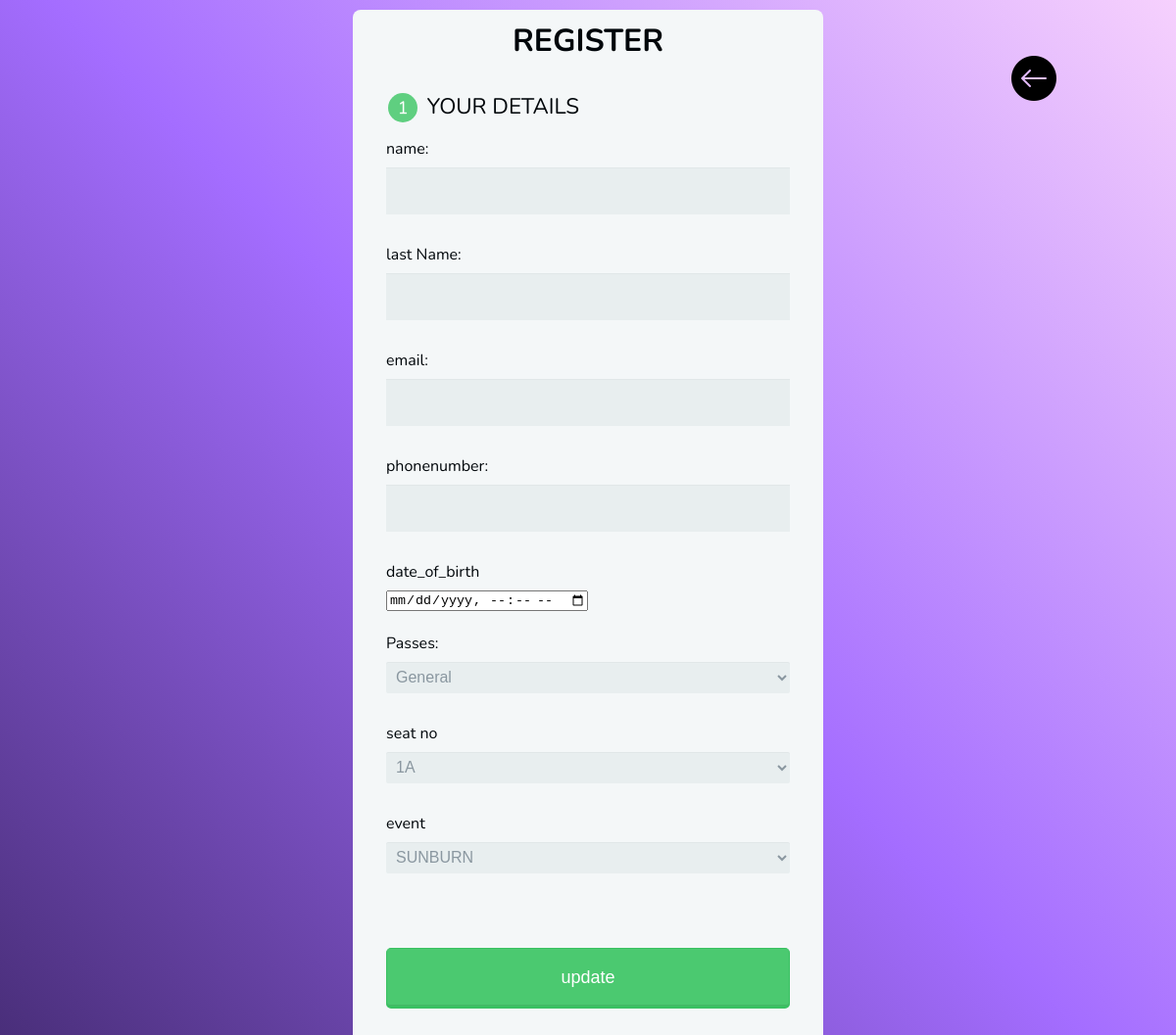
The app's page /update/6, older data.
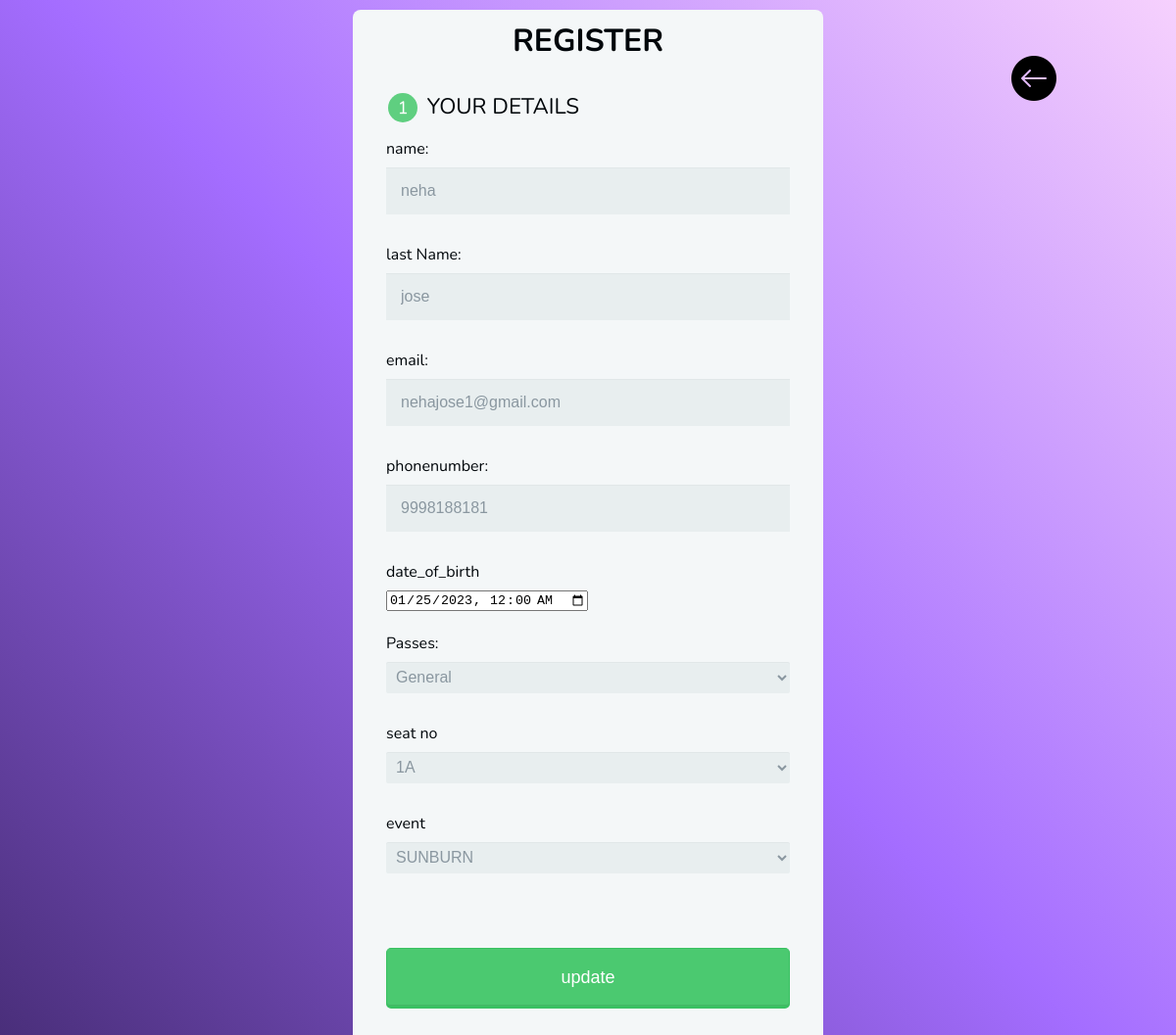
The same page, newer data.
### app.py (models this page shows, shortened)
class user(db.Model):
    sno = db.Column(db.Integer, primary_key=True)
    name = db.Column(db.String(100), nullable=False)
    last_name=db.Column(db.String(100),nullable=False)
    email = db.Column(db.String(100), nullable=False)
    phonenumber = db.Column(db.Integer,nullable=False)
    date_of_birth = db.Column(db.Integer, nullable=False)
    passes = db.Column(db.String(100), nullable=False)
    seat = db.Column(db.String(100), nullable=False)
    events = db.Column(db.String(100), nullable=False)

### app.py (the view, shortened to what this page needs)
@app.route('/update/<int:sno>', methods=['GET', 'POST'])
def update(sno):
    eventhive = user.query.filter_by(sno=sno).first()
    return render_template('update.html', eventhive=eventhive)

### templates/update.html (shortened to what this page needs)
<html>
    <head>
        <link rel="stylesheet" href="https://codepen.io/gymratpacks/pen/VKzBEp#0">
        <link rel="stylesheet" href="/static/style.css">
    </head>
    <body>
      <div class="row">
    <div class="col-md-12">
      <form  action="/update/{{eventhive.sno}}" method="POST">
        <h1> REGISTER </h1>
        <fieldset>
          <legend><span class="number">1</span> YOUR DETAILS</legend>
          <label for="name">name:</label>
          <input type="text" id="name" name="name" value="{{eventhive.name}}">
          <label for="last_name">last Name:</label>
          <input type="text" id="last_name" name="last_name" value="{{eventhive.last_name}}">
          <label for="email">email:</label>
          <input type="email" id="email" name="email" value="{{eventhive.email}}">
          <label for="phonenumber">phonenumber:</label>
          <input type="number" id="phonenumber"  name="phonenumber" value="{{eventhive.phonenumber}}">
          <label for="date_of_birth">date_of_birth</label>
          <input type="datetime-local" id="date_of_birth"  name="date_of_birth" value="{{eventhive.date_of_birth}}"> <br>
            <br>
          <label for="passes">Passes:</label>
          <select  id="passes" name="passes" value="{{eventhive.passes}}">
          <option value="general">General</option>
          </select>
        <label for="seat">seat no</label>
       <select id="seat" name="seat" value="{{eventhive.seat}}">
        <option value="1A">1A</option>
       </select>
           <br>
            <label for="events">event</label>
          <select id="events" name="events" value="{{eventhive.events}}">
            <optgroup label="ongoing events">
              <option value="SUNBURN">SUNBURN</option>
            </optgroup>
         <br>
              <input type="hidden" id="pas" value="pas" name="pas"><label for="pas" class="light"></label><br>
        </fieldset>
        <fieldset>
          <button type="submit">update</button>
       </form>
        </div>
      </div>
      <div>
        <a href="/table"><img style="position: absolute; top: 5%; right: 10%;" src="/static/back-arrow-50.png" alt="back"></a>
      </div>
    </body>
  </html>
</body>
</html>

Row changes from the older to the newer data that the page shows:
added user: name "neha", last_name "jose", email "nehajose1@gmail.com", phonenumber "9998188181", date_of_birth "01/25/2023 00:00", passes "General", seat "1A", events "SUNBURN"
Text that changed along with them:
form field passes: "General" → (not shown)
form field seat: "1A" → (not shown)
form field events: "SUNBURN" → (not shown)
